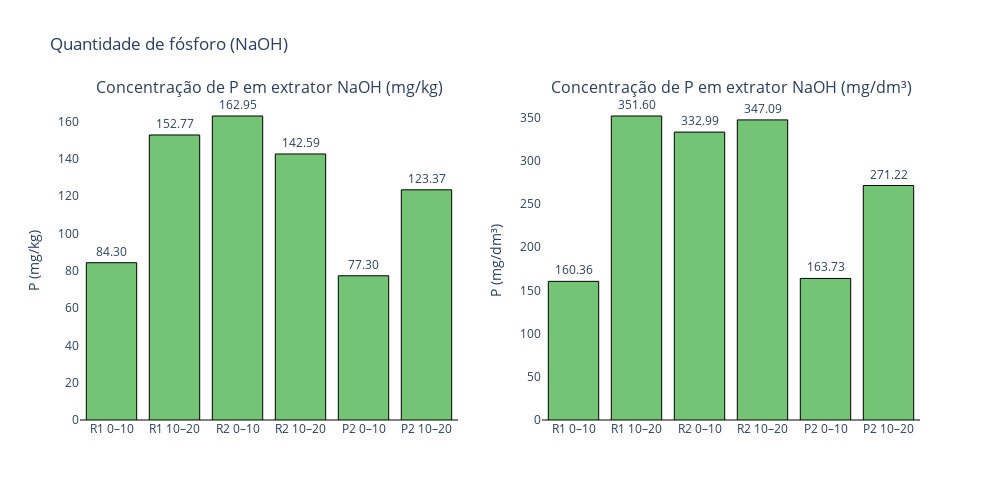

The code cell stored with this chart in its notebook:
### Code cell
import plotly.graph_objects as go
from plotly.subplots import make_subplots
import numpy as np

# Seus dados (mantém o mesmo formato)
valores_mgkg = np.array([
    R1_0_10_naoh,
    R1_10_20_naoh,
    R2_0_10_naoh,
    R2_10_20_naoh,
    P2_0_10_naoh,
    P2_10_20_naoh
], dtype=float)

valores_mg_dm3 = np.array(valores_mg_dm3, dtype=float)
densidades = np.array(densidades, dtype=float)

labels = ['R1 0–10','R1 10–20','R2 0–10','R2 10–20','P2 0–10','P2 10–20']

def colors_for(vals):
    return ['#74c476' if v >= 0 else '#d9d9d9' for v in vals]

# Exibir dados no terminal
for label, dens, mgkg, mgdm3 in zip(labels, densidades, valores_mgkg, valores_mg_dm3):
    print(f"{label}: densidade = {dens:.4f} g/cm³  |  {mgkg:.2f} mg/kg  ->  {mgdm3:.2f} mg/dm³")

# Criação das duas colunas (subplots lado a lado)
fig = make_subplots(rows=1, cols=2, subplot_titles=("Concentração de P em extrator NaOH (mg/kg)", "Concentração de P em extrator NaOH (mg/dm³)"))

# --- Primeiro gráfico (mg/kg)
colors1 = colors_for(valores_mgkg)
texts1 = [f"{v:.2f}" if v >= 0 else "Não mensurável" for v in valores_mgkg]
fig.add_trace(
    go.Bar(
        x=labels,
        y=valores_mgkg,
        text=texts1,
        textposition="outside",
        marker=dict(color=colors1, line=dict(color='black', width=1)),
        name="P (mg/kg)"
    ),
    row=1, col=1
)

# --- Segundo gráfico (mg/dm³)
colors2 = colors_for(valores_mg_dm3)
texts2 = [f"{v:.2f}" if v >= 0 else "Não mensurável" for v in valores_mg_dm3]
fig.add_trace(
    go.Bar(
        x=labels,
        y=valores_mg_dm3,
        text=texts2,
        textposition="outside",
        marker=dict(color=colors2, line=dict(color='black', width=1)),
        name="P (mg/dm³)"
    ),
    row=1, col=2
)

# Layout geral
fig.update_layout(
    height=500,
    width=1000,
    title_text="Quantidade de fósforo (NaOH)",
    showlegend=False,
    plot_bgcolor='rgba(0,0,0,0)',
)
fig.update_yaxes(title_text="P (mg/kg)", row=1, col=1, zeroline=True, zerolinewidth=1, zerolinecolor='black')
fig.update_yaxes(title_text="P (mg/dm³)", row=1, col=2, zeroline=True, zerolinewidth=1, zerolinecolor='black')

fig.show()

### Figure 1 — Plotly figure (JSON) as saved in the notebook; plotly's stock layout.template omitted (floating-point values rounded to 4 significant figures)
{"data": [{"marker": {"color": ["#74c476", "#74c476", "#74c476", "#74c476", "#74c476", "#74c476"], "line": {"color": "black", "width": 1}}, "name": "P (mg/kg)", "text": ["84.30", "152.77", "162.95", "142.59", "77.30", "123.37"], "textposition": "outside", "type": "bar", "x": ["R1 0–10", "R1 10–20", "R2 0–10", "R2 10–20", "P2 0–10", "P2 10–20"], "xaxis": "x", "y": [84.3, 152.8, 162.9, 142.6, 77.3, 123.4], "yaxis": "y"}, {"marker": {"color": ["#74c476", "#74c476", "#74c476", "#74c476", "#74c476", "#74c476"], "line": {"color": "black", "width": 1}}, "name": "P (mg/dm³)", "text": ["160.36", "351.60", "332.99", "347.09", "163.73", "271.22"], "textposition": "outside", "type": "bar", "x": ["R1 0–10", "R1 10–20", "R2 0–10", "R2 10–20", "P2 0–10", "P2 10–20"], "xaxis": "x2", "y": [160.4, 351.6, 333.0, 347.1, 163.7, 271.2], "yaxis": "y2"}], "layout": {"annotations": [{"font": {"size": 16}, "showarrow": false, "text": "Concentração de P em extrator NaOH (mg/kg)", "x": 0.225, "xanchor": "center", "xref": "paper", "y": 1, "yanchor": "bottom", "yref": "paper"}, {"font": {"size": 16}, "showarrow": false, "text": "Concentração de P em extrator NaOH (mg/dm³)", "x": 0.775, "xanchor": "center", "xref": "paper", "y": 1, "yanchor": "bottom", "yref": "paper"}], "height": 500, "plot_bgcolor": "rgba(0,0,0,0)", "showlegend": false, "title": {"text": "Quantidade de fósforo (NaOH)"}, "width": 1000, "xaxis": {"anchor": "y", "domain": [0, 0.45]}, "xaxis2": {"anchor": "y2", "domain": [0.55, 1]}, "yaxis": {"anchor": "x", "domain": [0, 1], "title": {"text": "P (mg/kg)"}, "zeroline": true, "zerolinecolor": "black", "zerolinewidth": 1}, "yaxis2": {"anchor": "x2", "domain": [0, 1], "title": {"text": "P (mg/dm³)"}, "zeroline": true, "zerolinecolor": "black", "zerolinewidth": 1}}}
